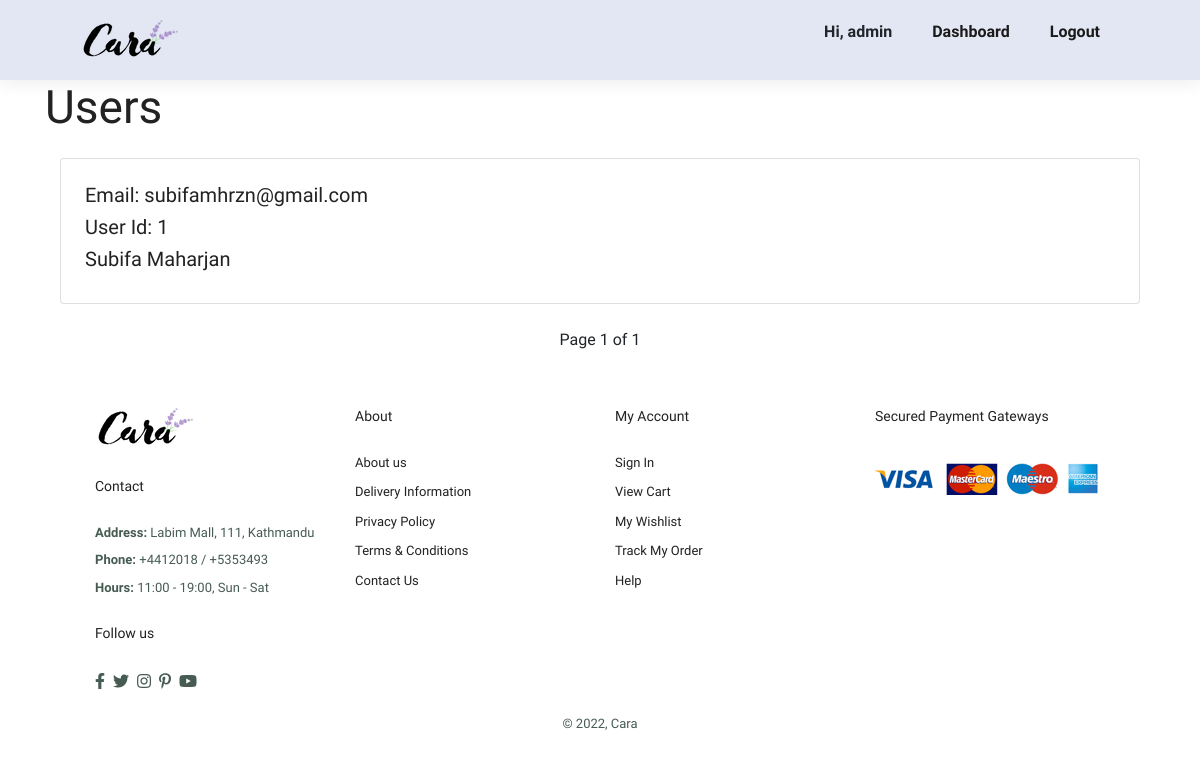
The app's page /view_customers/ (signed in), older data.
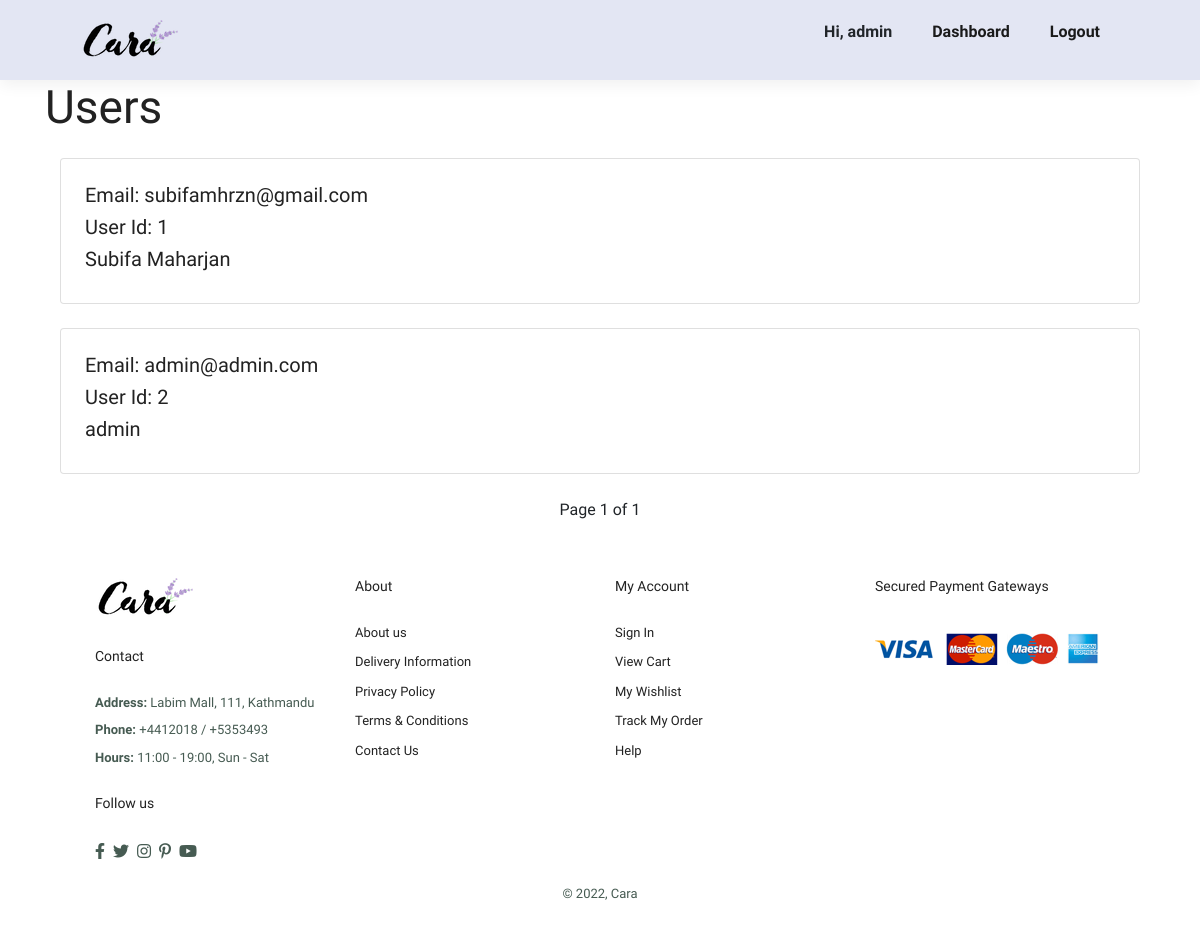
The same page, newer data.
### store/models.py (models this page shows, shortened)
class Customer(models.Model):
	user = models.OneToOneField(User, null=True, blank=True, on_delete=models.CASCADE)
	name = models.CharField(max_length=200, null=True, default="admin")
	email = models.CharField(max_length=200, default="admin@admin.com")

### store/views.py (the view)
# urls.py: path('view_customers/', views.CustomerListView.as_view(template_name="admin/customers_list.html"), name="customers_list"),
class CustomerListView(LoginRequiredMixin, ListView):
	login_url = "/login/"
	model = Customer
	paginate_by = 10

### store/templates/admin/customers_list.html (shortened to what this page needs)
{% extends "base/index.html" %}
{% block content %}
<div class="container">
<h2 class="mb-">Users</h2>
{% for customer in object_list %}
<div class="col">
  <div class=" card my-4 p-4">
    <div class="">
      <h4>Email: {{customer.email}}</h4>
      <h4>User Id: {{customer.id}}</h4>
      <h4>{{customer.name}}</h4>
    </div>
  </div>
</div>
{% empty %}
  <h2>No Products Listed</h2>
{% endfor %}
<nav aria-label="Page navigation example">
  <ul class="pagination justify-content-center">
  <li class="page-item">
    Page {{ page_obj.number }} of {{ page_obj.paginator.num_pages }}
  </li>
  </ul>
</nav>
</div>
{% endblock %}

Row changes from the older to the newer data that the page shows:
added Customer: email "admin@admin.com", id "2", name "admin"
